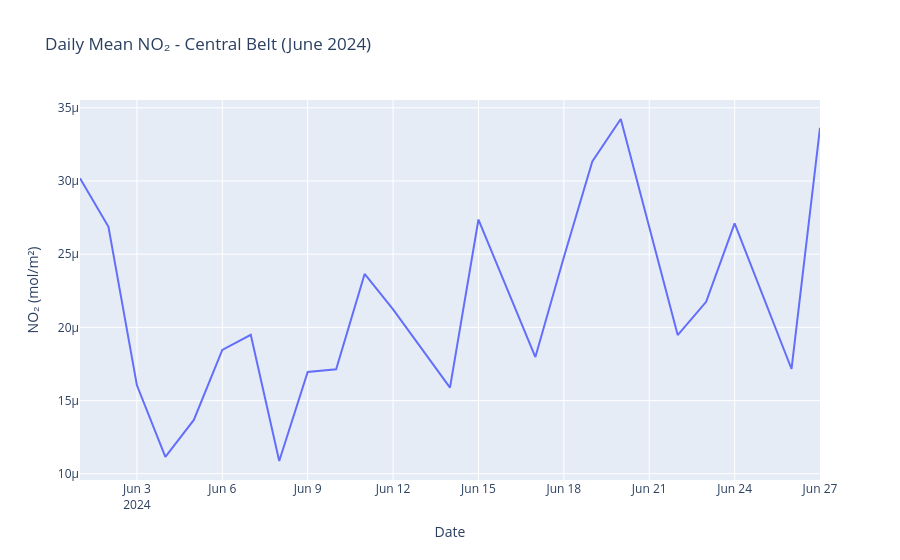

The code cell stored with this chart in its notebook:
### Code cell
# Daily mean NO2 over time
daily_mean = df_glasgow.groupby('t')['NO2'].mean().reset_index()

fig_ts = px.line(
    daily_mean,
    x='t',
    y='NO2',
    title='Daily Mean NO₂ - Central Belt (June 2024)',
    labels={'t': 'Date', 'NO2': 'NO₂ (mol/m²)'}
)
fig_ts.show()

### Figure 1 — Plotly figure (JSON) as saved in the notebook; plotly's stock layout.template omitted (floating-point values rounded to 4 significant figures)
{"data": [{"hovertemplate": "Date=%{x}<br>NO₂ (mol/m²)=%{y}<extra></extra>", "legendgroup": "", "line": {"color": "#636efa", "dash": "solid"}, "marker": {"symbol": "circle"}, "mode": "lines", "name": "", "orientation": "v", "showlegend": false, "type": "scatter", "x": ["2024-06-01T00:00:00.000000000", "2024-06-02T00:00:00.000000000", "2024-06-03T00:00:00.000000000", "2024-06-04T00:00:00.000000000", "2024-06-05T00:00:00.000000000", "2024-06-06T00:00:00.000000000", "2024-06-07T00:00:00.000000000", "2024-06-08T00:00:00.000000000", "2024-06-09T00:00:00.000000000", "2024-06-10T00:00:00.000000000", "2024-06-11T00:00:00.000000000", "2024-06-12T00:00:00.000000000", "2024-06-14T00:00:00.000000000", "2024-06-15T00:00:00.000000000", "2024-06-17T00:00:00.000000000", "2024-06-18T00:00:00.000000000", "2024-06-19T00:00:00.000000000", "2024-06-20T00:00:00.000000000", "2024-06-22T00:00:00.000000000", "2024-06-23T00:00:00.000000000", "2024-06-24T00:00:00.000000000", "2024-06-26T00:00:00.000000000", "2024-06-27T00:00:00.000000000"], "xaxis": "x", "y": [3.018e-05, 2.687e-05, 1.604e-05, 1.115e-05, 1.368e-05, 1.846e-05, 1.949e-05, 1.087e-05, 1.695e-05, 1.714e-05, 2.365e-05, 2.122e-05, 1.588e-05, 2.737e-05, 1.797e-05, 2.479e-05, 3.133e-05, 3.423e-05, 1.947e-05, 2.174e-05, 2.71e-05, 1.716e-05, 3.363e-05], "yaxis": "y"}], "layout": {"legend": {"tracegroupgap": 0}, "title": {"text": "Daily Mean NO₂ - Central Belt (June 2024)"}, "xaxis": {"anchor": "y", "domain": [0, 1], "title": {"text": "Date"}}, "yaxis": {"anchor": "x", "domain": [0, 1], "title": {"text": "NO₂ (mol/m²)"}}}}
